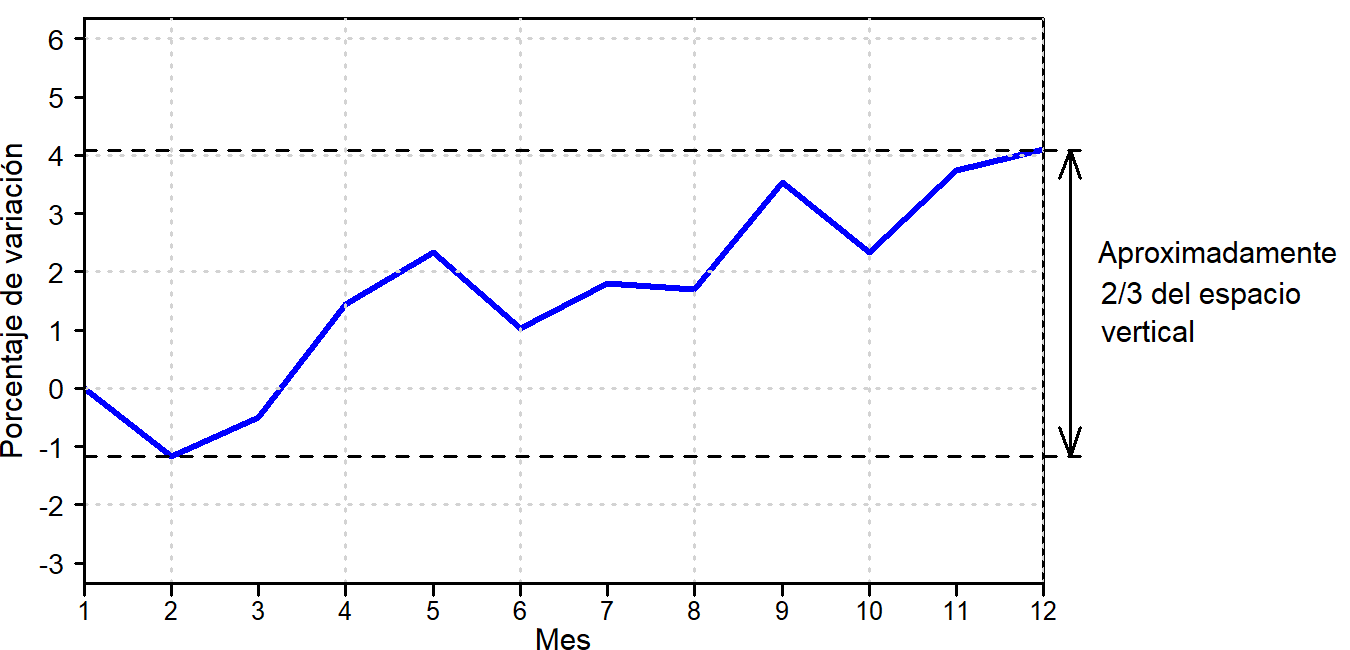

Here is the R script that generated this plot:
library(png)

y1 = c(28.34, 28.01, 28.20, 28.75, 29.00, 28.63, 
      28.85, 28.82, 29.34, 29.00, 29.40, 29.50)
y = 100*y1/28.34-100
x = seq(1, 12, 1)

png("escalaLineas2.png", width=1350, height=650, res = 300)
par(mar=c(1, 1.3, 0.2, 5) + 0.1, mgp = c(0,0,0))
t=0.6

plot(x, y, type = "l", xlab="", ylab="", 
     ylim=c(-3, 6), xpd = FALSE,  yaxt='n',  xaxt='n', xaxs="i",
     lwd=2, col = "blue"
)
grid()
axis(1, at=x, tck=-0.02, cex.axis=t-0.08, padj = -0.6)
mtext("Mes", side=1, line=0.3, cex=t)

axis(2, at=seq(-3, -1, 1), las=1, tck=-0.015, hadj = 1.8, cex.axis=t-0.05)
axis(2, at=seq(0, 6, 1), las=1, tck=-0.015, hadj = 2.2, cex.axis=t-0.05)
mtext("Porcentaje de variación", side=2, line=0.85, cex=t)

segments(1, 4.093, 12.5, 4.093, lty = 2, xpd=NA)
segments(1, -1.16443, 12.5, -1.16443, lty = 2, xpd=NA)

arrows(12.3, 4.093, 12.3, -1.16443, length = 0.1, angle = 20, code = 3, xpd=NA)

text(14, 2.3, "Aproximadamente", xpd=NA, cex=t)
text(13.8, 1.6, "2/3 del espacio", xpd=NA, cex=t)
text(13.2, 1, "vertical", xpd=NA, cex=t)

dev.off()
